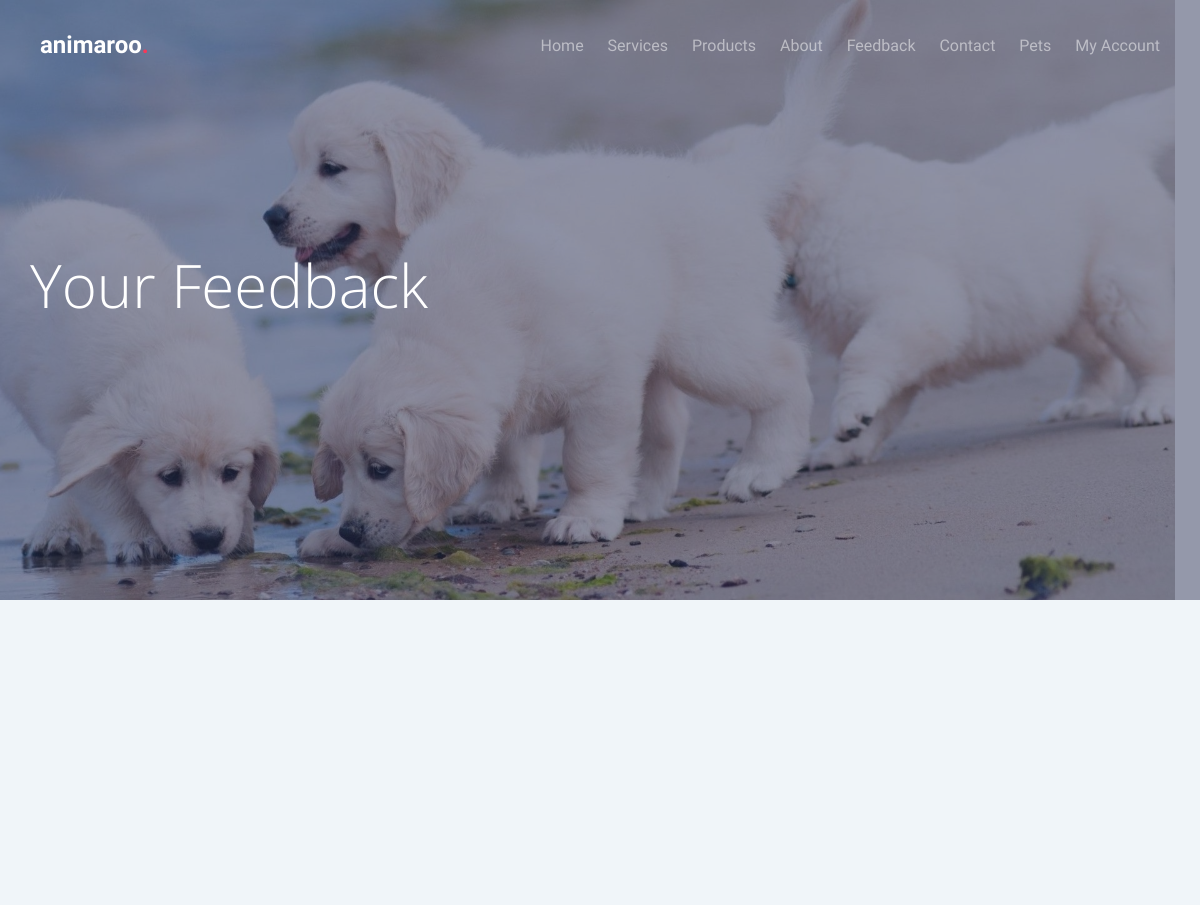
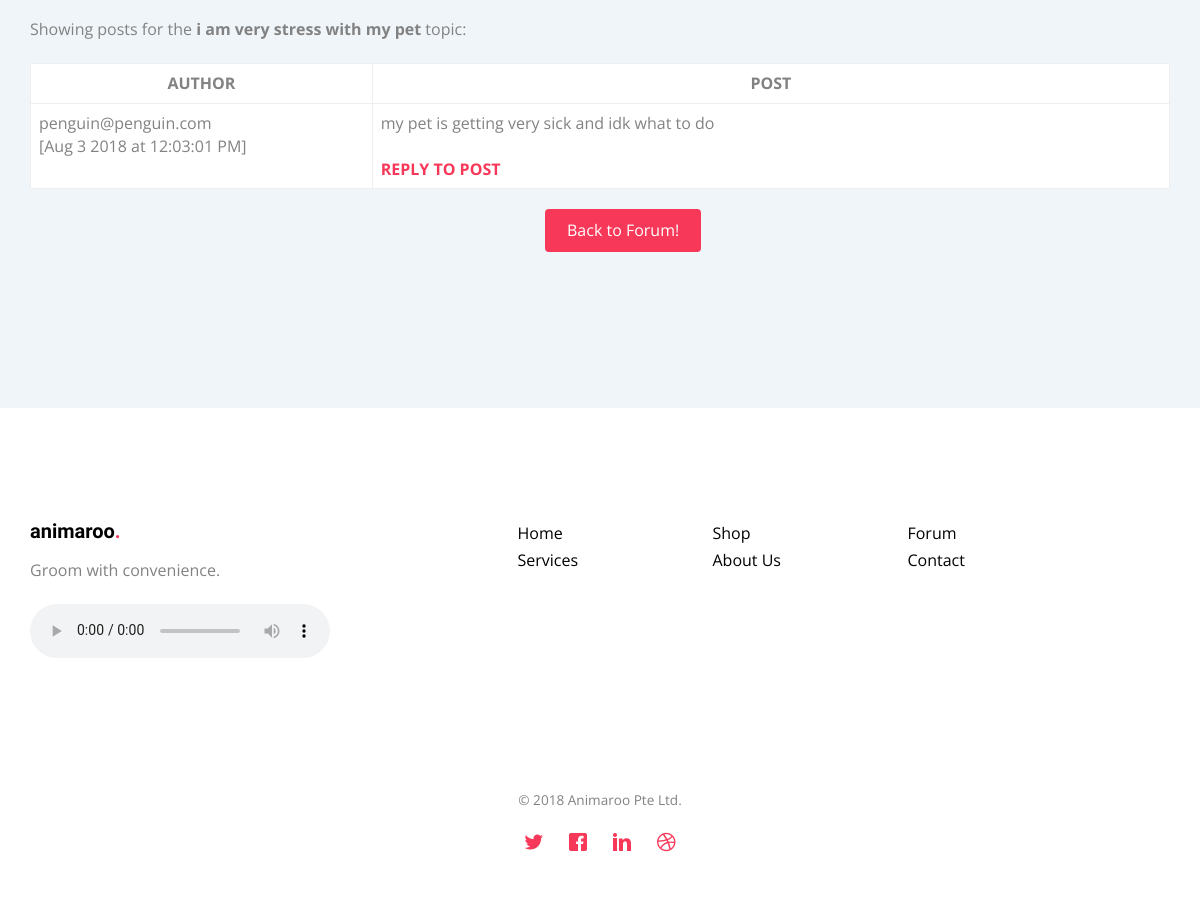
Screenshot of /showtopic.php?topic_id=10 (signed in) with the database file from the repository (2 pictures, top to bottom).
### tables this page shows
CREATE TABLE forum_posts (
  post_id int(11) NOT NULL PRIMARY KEY AUTO_INCREMENT,
  topic_id int(11) NOT NULL,
  post_text text NOT NULL,
  post_create_time datetime NOT NULL,
  post_owner varchar(150) NOT NULL
);

### showtopic.php (the view, shortened to what this page needs)
<?php
include ('header.php');
   $dbc = @mysqli_connect ('localhost:8889', 'root', 'root', 'animaroo') OR die ('Could not connect to MySQL:' . mysqli_connect_error());
  $verify_topic = "select topic_title from forum_topics where
      topic_id = $_GET[topic_id]";
  $verify_topic_res = mysqli_query($dbc, $verify_topic)
      or die(mysqli_connect_error());
  if (mysqli_num_rows($verify_topic_res) < 1 ) {
     $display_block = "<P><em>You have selected an invalid topic.
        Please <a href=\"topiclist.php\">try again</a>.</em></p>";
  } else {
		$topic_title = mysqli_fetch_array($verify_topic_res,MYSQLI_ASSOC);
		$string= implode($topic_title);
  };
     $get_posts = "select post_id, post_text, date_format(post_create_time,
          '%b %e %Y at %r') AS fmt_post_create_time, post_owner from
          forum_posts where topic_id = $_GET[topic_id]
          order by post_create_time asc";
     $get_posts_res = mysqli_query($dbc, $get_posts) or die(mysqli_connect_error());
     $display_block = "
	 <P>Showing posts for the <strong>$string</strong> topic:</p>
     <table border=1 class=table>
     <tr>
     <th><center>AUTHOR</center></th>
     <th width=70%><center>POST</center></th>
     </tr>";
     while ($posts_info = mysqli_fetch_array($get_posts_res)) {
         $post_id = $posts_info['post_id'];
         $post_text = nl2br(stripslashes($posts_info['post_text']));
         $post_create_time = $posts_info['fmt_post_create_time'];
         $post_owner = stripslashes($posts_info['post_owner']);
         $display_block .= "
         <tr>
         <td width=35% valign=top>$post_owner<br>[$post_create_time]</td>
         <td width=45% valign=top>$post_text<br><br>
          <a href=\"replytopost.php?post_id=$post_id\"><strong>REPLY TO
          POST</strong></a></td>
         </tr>";
     }
     $display_block .= "</table>";
  ?>
	<header id="fh5co-header" class="fh5co-cover fh5co-cover-sm" role="banner" style="background-image:url(images/header5.jpg);" data-stellar-background-ratio="0.5">
		<div class="overlay"></div>
		<div class="container">
			<div class="row">
				<div class="col-md-7 text-left">
					<div class="display-t">
						<div class="display-tc animate-box" data-animate-effect="fadeInUp">
							<h1 class="mb30">Your Feedback</h1>
						</div>
					</div>
				</div>
			</div>
		</div>
	</header>
<?php
if ( isset( $_SESSION["email"] ) ) { ?>
	<div id="fh5co-blog" class="fh5co-bg-section">
		<div class="container">
			<div class="row col-md-13">
                <div class="col-md-8 table text-left table fh5c0-heading" style="align-self:center">
                <?php print $display_block; ?>
                <p><a href="/topiclist.php"><button type="submit" class="btn btn-primary" style="margin-left:515px">Back to Forum!</button></a></p>
            </div>
			</div>
		</div>
	</div>
<?php }
?>
<?php
include ("footer.php");
?>

### css/style.css (style rules this page uses)
body { font-family: "Open Sans", Arial, sans-serif; font-weight: 400; font-size: 16px; line-height: 1.7; color: #828282; background: #fff; }
a { color: #F73859; -webkit-transition: 0.5s; -o-transition: 0.5s; transition: 0.5s; }
p { margin-bottom: 20px; }
h1, h2, h3, h4, h5, h6, figure { color: #000; font-family: "Open Sans", Arial, sans-serif; font-weight: 400; margin: 0 0 20px 0; }
#fh5co-header, #fh5co-counter, .fh5co-bg { background-size: cover; background-position: top center; background-repeat: no-repeat; position: relative; }
.fh5co-cover { height: 900px; background-size: cover; background-repeat: no-repeat; position: relative; float: left; width: 100%; }
.fh5co-cover .overlay { z-index: 0; position: absolute; bottom: 0; top: 0; left: 0; right: 0; background: rgba(42, 51, 86, 0.5); }
.fh5co-cover .display-t, .fh5co-cover .display-tc { z-index: 9; height: 900px; display: table; width: 100%; }
.fh5co-cover.fh5co-cover-sm { height: 600px; }
.fh5co-cover.fh5co-cover-sm .display-t, .fh5co-cover.fh5co-cover-sm .display-tc { height: 600px; display: table; width: 100%; }
#fh5co-header .display-tc, #fh5co-counter .display-tc, .fh5co-cover .display-tc { display: table-cell !important; vertical-align: middle; }
#fh5co-header .display-tc h1, #fh5co-header .display-tc h2, #fh5co-counter .display-tc h1, #fh5co-counter .display-tc h2, .fh5co-cover .display-tc h1, .fh5co-cover .display-tc h2 { margin: 0; padding: 0; color: white; }
#fh5co-header .display-tc h1, #fh5co-counter .display-tc h1, .fh5co-cover .display-tc h1 { margin-bottom: 0px; margin-top: 0; font-size: 60px; line-height: 1.3; font-family: "Open Sans", Arial, sans-serif; font-weight: 300; }
.fh5co-bg-section { background: #F0F5F9; }
#fh5co-services, #fh5co-started, #fh5co-testimonial, #fh5co-blog, #fh5co-project, #fh5co-about, #fh5co-team, #fh5co-contact, #fh5co-footer { padding: 7em 0; clear: both; }
.btn { margin-right: 4px; margin-bottom: 4px; font-family: "Open Sans", Arial, sans-serif; font-size: 16px; font-weight: 400; -webkit-border-radius: 4px; -moz-border-radius: 4px; -ms-border-radius: 4px; border-radius: 4px; -webkit-transition: 0.5s; -o-transition: 0.5s; transition: 0.5s; padding: 8px 20px; }
.btn-primary { background: #F73859; color: #fff; border: 2px solid #F73859; }
.mb30 { margin-bottom: 30px !important; }
.js .animate-box { opacity: 0; }

### css/add_style.css (style rules this page uses)
.table { table-layout: fixed; width:100%; border: 0px; }

### rows the page displays
forum_posts: post_owner "penguin@penguin.com", post_create_time "Aug 3 2018 at 12:03:01 PM", post_text "my pet is getting very sick and idk what to do"

### other values shown
$string "i am very stress with my pet"
